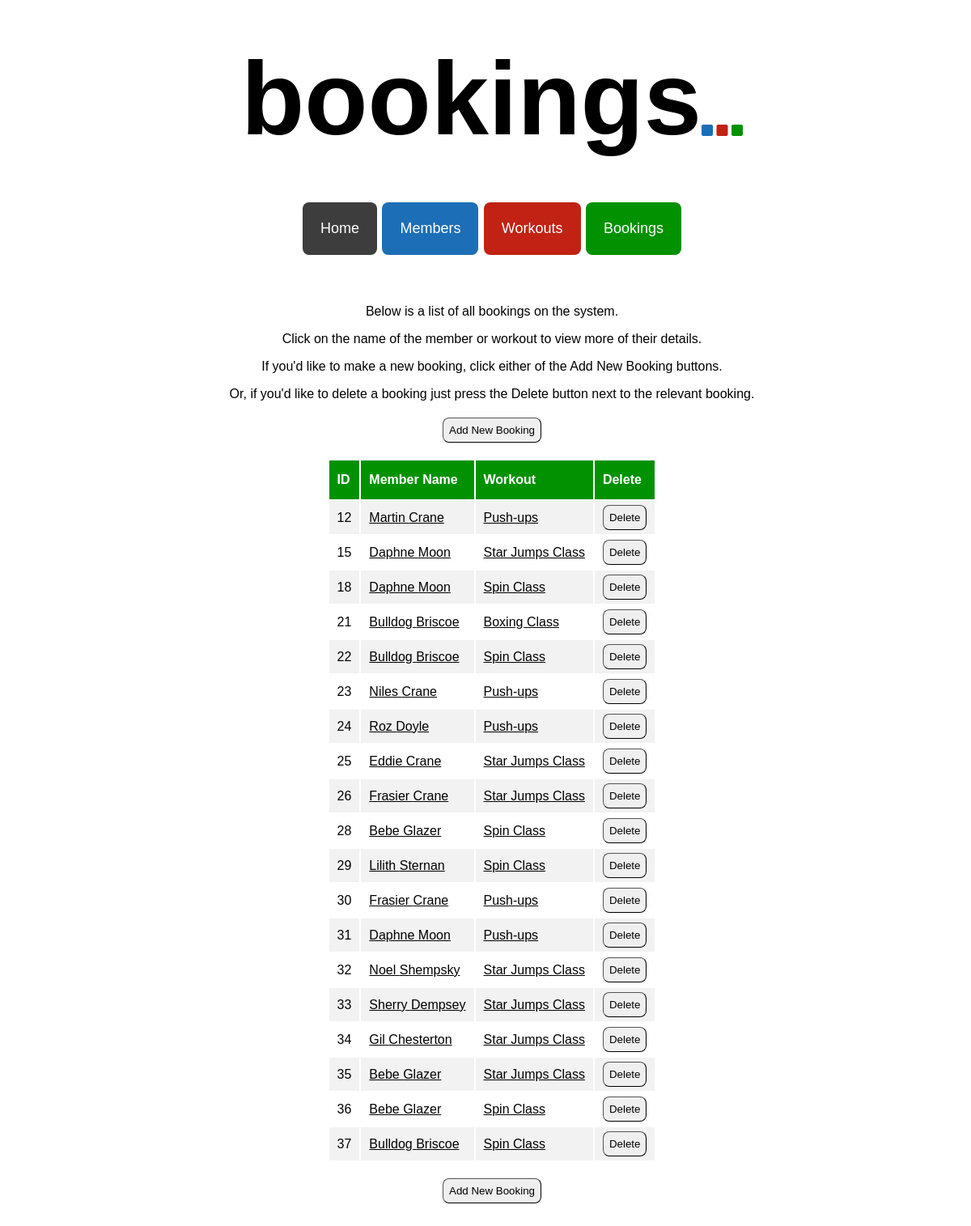
Screenshot of /bookings with the database file from the repository.
### tables this page shows
CREATE TABLE members (
    id INTEGER PRIMARY KEY AUTOINCREMENT,
    first_name VARCHAR,
    last_name VARCHAR,
    dob DATE,
    active BOOLEAN
);

CREATE TABLE workouts (
    id INTEGER PRIMARY KEY AUTOINCREMENT,
    name VARCHAR,
    date DATE,
    description TEXT,
    duration INTEGER,
    capacity INTEGER,
    capacity_filled INTEGER,
    active BOOLEAN
);

### controllers/booking_controller.py (the view)
@bookings_blueprint.route("/bookings")
def bookings():
    route_name = "bookings"
    bookings = booking_repository.select_all()
    return render_template("bookings/index.html", route_name=route_name, bookings=bookings)

### db/run_sql.py (called while the page is built)
def get_db():
    path = os.path.dirname(os.path.abspath(__file__))
    db = os.path.join(path, "gym_db.db")
    conn = sqlite3.connect(db)
    conn.execute("PRAGMA foreign_keys = 1")
    conn.row_factory = sqlite3.Row
    return conn

def run_sql(sql, values = []):
    db = get_db()
    cursor = db.cursor()
    cursor.execute(sql, values)
    results = cursor.fetchall()
    db.commit()
    db.close()
    return results

### repositories/booking_repository.py (called while the page is built)
def select_all():
    bookings = []
    sql = "SELECT * FROM bookings"
    results = run_sql(sql)
    for row in results:
        member = member_repository.select(row['member_id'])
        workout = workout_repository.select(row['workout_id'])
        booking = Booking(member, workout, row['id'])
        bookings.append(booking)
    return bookings

### repositories/member_repository.py (called while the page is built)
def select(id):
    member = None
    sql = "SELECT * FROM members WHERE id = ?"
    values = [id]
    result = run_sql(sql, values)[0]
    if result is not None:
        active = True if result['active'] == 1 else False
        member = Member(result['first_name'], result['last_name'], result['dob'], active, result['id'])
    return member

### repositories/workout_repository.py (called while the page is built)
def select(id):
    workout = None
    sql = "SELECT * FROM workouts where id = ?"
    values = [id]
    result = run_sql(sql, values)[0]
    if result is not None:
        active = True if result['active'] == 1 else False
        workout = Workout(result['name'], result['date'], result['description'], result['duration'], result['capacity'], result['capacity_filled'], active, result['id'])
    return workout

### templates/bookings/index.html
{% extends 'base.html'%}
{% block content %}
<div class="index_page_container">
    <p>Below is a list of all bookings on the system.</p>
    <p>Click on the name of the member or workout to view more of their details.</p>
    <p>If you'd like to make a new booking, click either of the Add New Booking buttons.</p>
    <p>Or, if you'd like to delete a booking just press the Delete button next to the relevant booking.</p>
    <button class="index_page_button" id="index_page_top_button">
        <a class="index_page_link" href="/bookings/create">Add New Booking</a>
    </button>
    <table class="index_table">
        <tr class="index_table_headers" id="index_table_headers_bookings">
            <th>ID</th>
            <th>Member Name</th>
            <th>Workout</th>
            <th>Delete</th>
        </tr>
        {% for booking in bookings %}
        <tr class="index_table_content">
        <td>{{booking.id}}</td>
        <td><a class="index_page_link" id="index_page_link_bookings" href="/members/{{booking.member.id}}">{{booking.member.first_name}} {{booking.member.last_name}}</a></td>
        <td><a class="index_page_link" id="index_page_link_bookings" href="/workouts/{{booking.workout.id}}">{{booking.workout.name}}</a></td>
        <td class="delete_column">
            <form action="/bookings/{{booking.id}}/delete" method="POST">
                <button class="index_page_button" id="view_details_button">Delete</button>
            </form>
        </td>
        {% endfor %}
    </table>
    <button class="index_page_button" id="index_page_bottom_button">
        <a class="index_page_link" href="/bookings/create">Add New Booking</a>
    </button>
</div>
{% endblock %}

### static/style.css (style rules this page uses)
body { font-family: Verdana, Geneva, Tahoma, sans-serif; height: 100%; width: 100%; }

### static/index_pages.css (style rules this page uses)
.index_page_container { display: flex; flex-direction: column; align-items: center; justify-content: center; margin: 40px auto; }
.index_page_container > p { margin-bottom: 0px; }
.index_table { width: auto; text-align: left; }
.index_table_headers { background-color: #1c6eb6; color: white; }
#index_table_headers_bookings { background-color: #029100; }
.index_table_headers > th { padding: 15px 10px; }
.index_table_content > td { padding: 5px 10px; }
.index_table_content:nth-child(even) { background-color: #f2f2f2; }
.delete_column { text-align: center; }
.index_page_button { padding: 7px; border-radius: 8px; border-width: 1px; }
.index_page_link { color: #000000; text-decoration: none; }
#index_page_link_bookings { text-decoration: underline; }
#index_page_top_button { margin-top: 20px; margin-bottom: 20px; }
#index_page_bottom_button { margin-top: 20px; }

### rows the page displays
members: member.first_name "Martin", member.last_name "Crane"
workouts: workout.name "Push-ups" "Push-ups" "Push-ups" "Push-ups" "Push-ups"
members: member.first_name "Daphne" "Daphne" "Daphne", member.last_name "Moon" "Moon" "Moon"
workouts: workout.name "Star Jumps Class" "Star Jumps Class" "Star Jumps Class" "Star Jumps Class" "Star Jumps Class" "Star Jumps Class" "Star Jumps Class"
workouts: workout.name "Spin Class" "Spin Class" "Spin Class" "Spin Class" "Spin Class" "Spin Class"
members: member.first_name "Bulldog" "Bulldog" "Bulldog", member.last_name "Briscoe" "Briscoe" "Briscoe"
workouts: workout.name "Boxing Class"
members: member.first_name "Niles", member.last_name "Crane"
members: member.first_name "Roz", member.last_name "Doyle"
members: member.first_name "Eddie", member.last_name "Crane"
members: member.first_name "Frasier" "Frasier", member.last_name "Crane" "Crane"
members: member.first_name "Bebe" "Bebe" "Bebe", member.last_name "Glazer" "Glazer" "Glazer"
members: member.first_name "Lilith", member.last_name "Sternan"
members: member.first_name "Noel", member.last_name "Shempsky"
members: member.first_name "Sherry", member.last_name "Dempsey"
members: member.first_name "Gil", member.last_name "Chesterton"

### other values shown
{{ route_name }} "bookings"
{{ booking.id }} "12" "15" "18" "21" "22" "23" "24" "25" "26" "28" "29" "30" "31" "32" "33" "34" "35" "36" "37"
